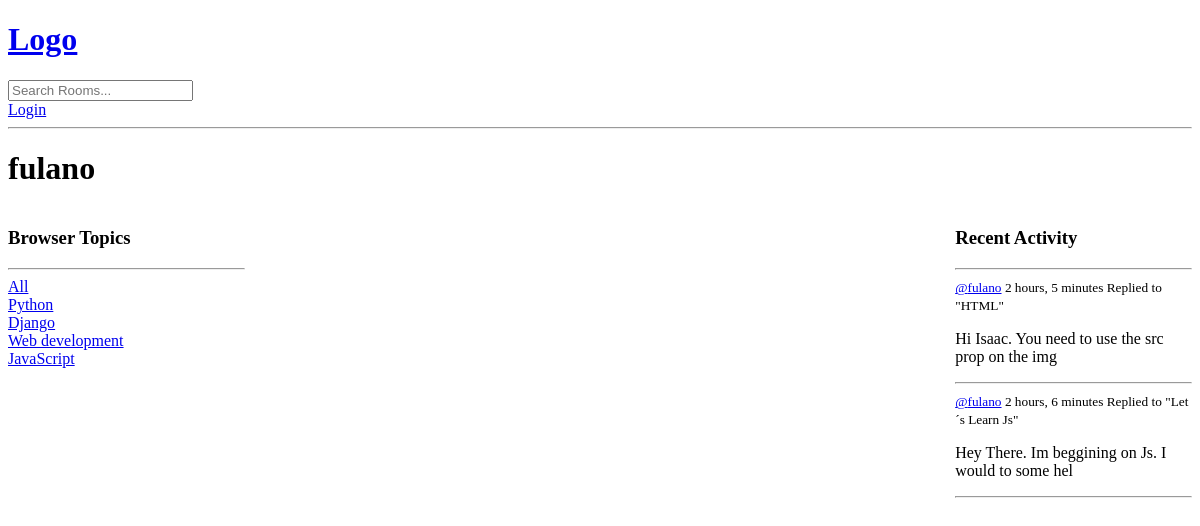
Before: /profile/4/ with the older database file.
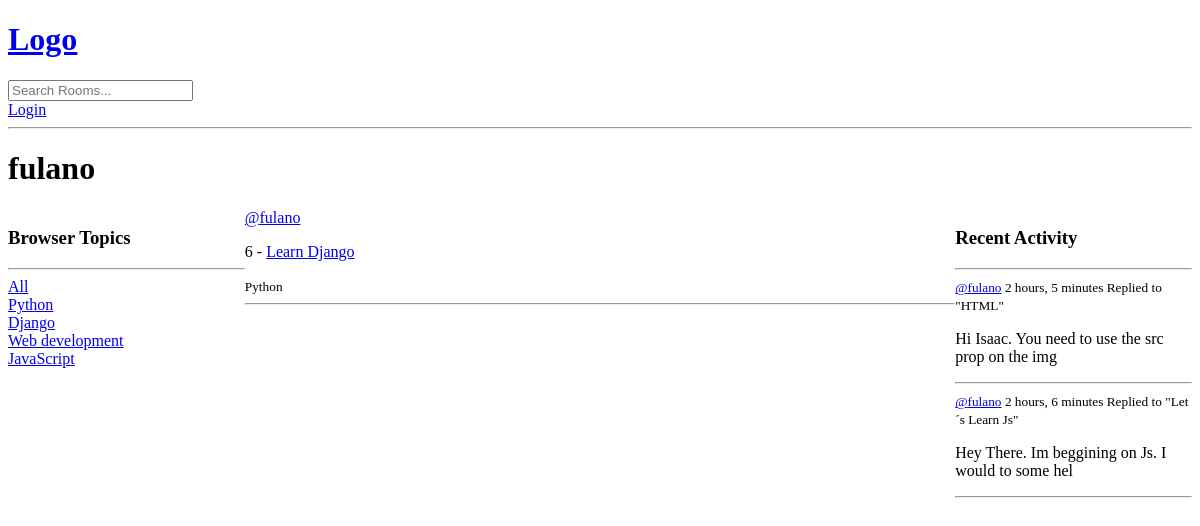
After: the same page with the newer database file.
### base/models.py (models this page shows, shortened)
class Topic(models.Model):
    name = models.CharField(max_length=200);

class Message(models.Model):
    user = models.ForeignKey(User, on_delete=models.CASCADE);
    room = models.ForeignKey(Room, on_delete=models.CASCADE);
    body = models.TextField();
    update = models.DateTimeField(auto_now=True);
    created = models.DateTimeField(auto_now_add=True);
    class Meta:
        ordering = ['-update', '-created'];
    def __str__(self):
        return self.body[0:50];

class Room(models.Model):
    host = models.ForeignKey(User, on_delete=models.SET_NULL, null=True);
    topic = models.ForeignKey(Topic, on_delete=models.SET_NULL, null=True);
    name = models.CharField(max_length=200);
    description = models.TextField(null=True, blank=True);
    participants = models.ManyToManyField(User, related_name='participants', blank=True);
    update = models.DateTimeField(auto_now=True);
    created = models.DateTimeField(auto_now_add=True);
    class Meta:
        ordering = ['-update', '-created'];
    def __str__(self):
        return self.name;

### base/views.py (the view)
# urls.py: path('profile/<str:pk>/', views.userProfile, name='user-profile'),
def userProfile(req, pk):
    user = User.objects.get(id=pk);
    room_messages = user.message_set.all();
    rooms = user.room_set.all();
    topics = Topic.objects.all();
    context = {
        'user': user,
        'rooms': rooms,
        'room_messages': room_messages,
        'topics': topics,
        };
    return render(req, 'base/profile.html', context);

### base/templates/base/profile.html (shortened to what this page needs)
{% extends 'index.html' %}
{% block content %}
<h1>{{user.username}}</h1>
<div class="profile-container">
   <div>
     {% include 'base/components/topics_component.html' %}
   </div>
   <div>
     {% include 'base/components/feed_component.html' %}
    </div>
    <div>
     {% include 'base/components/activity_component.html' %}
   </div>
</div>
{% endblock content %}

### base/templates/base/components/topics_component.html
<h3>Browser Topics</h3>
<hr>
<div>
  <a href="{% url 'home' %}">All</a>
</div>
{% for topic in topics %}
<div>
  <a href="{% url 'home' %}?q={{topic.name}}"">{{topic.name}}</a>
        </div>
{% endfor %}

### base/templates/base/components/feed_component.html (shortened to what this page needs)
{% for room in rooms %}
<div>
  <a href="{% url 'user-profile' room.host.id %}">@{{room.host.username}}</a>
  <p>{{room.id}} - <a href="{% url 'room' room.id %}">{{room.name}}</p></a>
  <small>{{room.topic.name}}</small>
  <hr>
</div>
{% endfor %}

### base/templates/base/components/activity_component.html (shortened to what this page needs)
<h3>Recent Activity</h3>
<hr>
{% for message in room_messages %}
<div>
  <small>
    <a href="{% url 'user-profile' message.user.id %}">@{{message.user}}</a> {{message.created|timesince}}
  </small>
  <small>Replied to <a>"{{message.room}}"</a></small>
  <p>{{message}}</p>
  <hr>
</div>
{% endfor%}

Changed rows visible on the page:
added Room: host.username "fulano", id "6", name "Learn Django", topic.name "Python"
